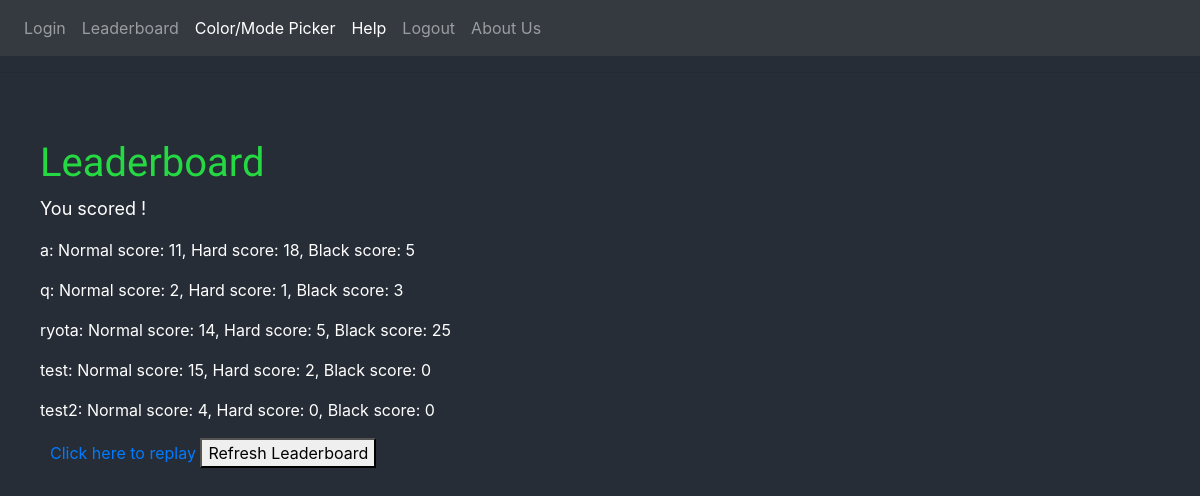
The page /leaderboard on the database as committed earlier.
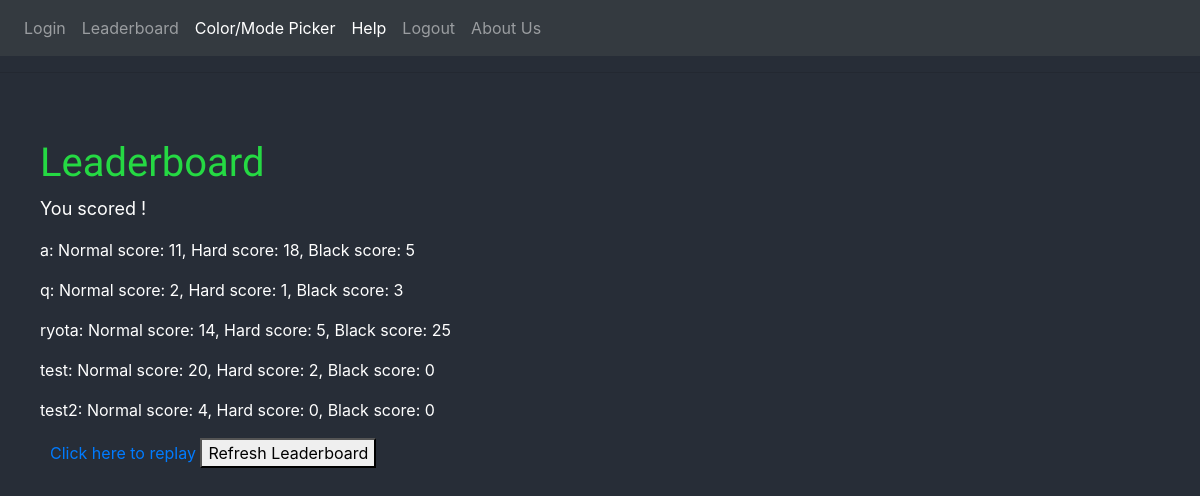
The same page on the database as committed later.
### mygame/models.py (models this page shows, shortened)
class User(UserMixin, db.Model):
    id = db.Column(db.Integer, primary_key=True)
    username = db.Column(db.String(64), index=True, unique=True)
    userscore = db.Column(db.Integer, default=0)
    blackscore = db.Column(db.Integer, default=0)
    hardscore = db.Column(db.Integer, default=0)
    password_hash = db.Column(db.String(128))
    posts = db.relationship('Post', backref='author', lazy='dynamic')

### mygame/routes.py (the view)
@app.route('/leaderboard')
def leaderboard():
    users = User.query.all()
    return render_template('leaderboard.html', title='Leaderboard', users=users)

### mygame/templates/leaderboard.html (shortened to what this page needs)
{% extends "base.html" %}
{% block content %}
    <h1 style= "text-indent: 40px">Leaderboard</h1>
		<div class ="score"><p style= "text-indent: 40px">You scored ! </p></div>
    {% for user in users %}
    <div><p style= "text-indent: 40px">{{user.username }}: Normal score: {{user.userscore}}, Hard score: {{user.hardscore}}, Black score: {{user.blackscore}}
    {% endfor %}
	</p></div>
    <div style = "position:absolute; left: 50px">
    <a href="color">Click here to replay</a>
    <button onClick="window.location.reload();">Refresh Leaderboard</button>
    </div>
{% endblock %}

### mygame/templates/base.html (shortened to what this page needs)
<html>
    <head>
      <link rel="stylesheet" href="../static/css/style.css" />
          <link rel="stylesheet" href="https://stackpath.bootstrapcdn.com/bootstrap/4.3.1/css/bootstrap.min.css">
    </head>
    <body>
      <nav class="navbar navbar-expand-lg navbar-dark bg-dark">
        <div class="collapse navbar-collapse" id="navbarText">
          <ul class="navbar-nav mr-auto">
            <li class="nav-item">
              <a class="nav-link" href="login">Login</a>
            </li>
            <li class="nav-item">
              <a class="nav-link" href="leaderboard">Leaderboard</a>
            </li>
            <li class="nav-item active">
              <a class="nav-link" href="color">Color/Mode Picker<span class="sr-only">(current)</span></a>
            </li>
            <li class="nav-item active">
              <a class="nav-link" href="help">Help<span class="sr-only">(current)</span></a>
            </li>
            <li class="<nav-item">
              <a class="nav-link" href="{{ url_for('logout') }}">Logout</a>
            </li>
            <li class="nav-item">
              <a class="nav-link" href="about">About Us</a>
            </li>
          </ul>
        </div>
      </nav>
        <hr>
        {% block content %}{% endblock %}
    </body>
</html>

### mygame/static/css/style.css (style rules this page uses)
html body { background-color: #272d37; }
h1 { font-family: 'Saira Stencil One', cursive; color: #25D943; padding-top: 50px; }
p { color: white; }
div.score { font-size : large; }

Rows that differ between the two databases and show on the page:
changed User "test": userscore "15" → "20"
